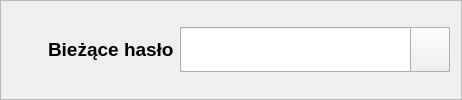
            <widget class="QFrame" name="biezace_haslo">
             <property name="minimumSize">
              <size>
               <width>0</width>
               <height>100</height>
              </size>
             </property>
             <property name="maximumSize">
              <size>
               <width>16777215</width>
               <height>100</height>
              </size>
             </property>
             <property name="frameShape">
              <enum>QFrame::StyledPanel</enum>
             </property>
             <property name="frameShadow">
              <enum>QFrame::Raised</enum>
             </property>
             <layout class="QHBoxLayout" name="horizontalLayout_14">
              <item>
               <widget class="QLabel" name="lb_ikona_biezace_haslo">
                <property name="minimumSize">
                 <size>
                  <width>30</width>
                  <height>30</height>
                 </size>
                </property>
                <property name="maximumSize">
                 <size>
                  <width>30</width>
                  <height>30</height>
                 </size>
                </property>
                <property name="font">
                 <font>
                  <pointsize>8</pointsize>
                 </font>
                </property>
                <property name="text">
                 <string/>
                </property>
                <property name="pixmap">
                 <pixmap>../icons/icons_blue/unlock.svg</pixmap>
                </property>
                <property name="scaledContents">
                 <bool>true</bool>
                </property>
               </widget>
              </item>
              <item>
               <widget class="QLabel" name="lb_biezace_haslo">
                <property name="minimumSize">
                 <size>
                  <width>0</width>
                  <height>45</height>
                 </size>
                </property>
                <property name="maximumSize">
                 <size>
                  <width>16777215</width>
                  <height>45</height>
                 </size>
                </property>
                <property name="font">
                 <font>
                  <pointsize>14</pointsize>
                  <weight>75</weight>
                  <bold>true</bold>
                 </font>
                </property>
                <property name="text">
                 <string>Bieżące hasło</string>
                </property>
               </widget>
              </item>
              <item>
               <widget class="QFrame" name="lineedit_biezace_haslo">
                <property name="minimumSize">
                 <size>
                  <width>270</width>
                  <height>45</height>
                 </size>
                </property>
                <property name="maximumSize">
                 <size>
                  <width>270</width>
                  <height>45</height>
                 </size>
                </property>
                <property name="frameShape">
                 <enum>QFrame::StyledPanel</enum>
                </property>
                <property name="frameShadow">
                 <enum>QFrame::Raised</enum>
                </property>
                <widget class="QLineEdit" name="le_biezace_haslo">
                 <property name="geometry">
                  <rect>
                   <x>0</x>
                   <y>0</y>
                   <width>269</width>
                   <height>45</height>
                  </rect>
                 </property>
                 <property name="minimumSize">
                  <size>
                   <width>0</width>
                   <height>45</height>
                  </size>
                 </property>
                 <property name="maximumSize">
                  <size>
                   <width>300</width>
                   <height>45</height>
                  </size>
                 </property>
                 <property name="font">
                  <font>
                   <pointsize>11</pointsize>
                  </font>
                 </property>
                 <property name="toolTip">
                  <string/>
                 </property>
                 <property name="alignment">
                  <set>Qt::AlignLeading|Qt::AlignLeft|Qt::AlignVCenter</set>
                 </property>
                 <property name="readOnly">
                  <bool>false</bool>
                 </property>
                 <property name="placeholderText">
                  <string/>
                 </property>
                </widget>
                <widget class="QPushButton" name="btn_biezace_haslo_pokaz">
                 <property name="geometry">
                  <rect>
                   <x>230</x>
                   <y>0</y>
                   <width>40</width>
                   <height>45</height>
                  </rect>
                 </property>
                 <property name="minimumSize">
                  <size>
                   <width>40</width>
                   <height>45</height>
                  </size>
                 </property>
                 <property name="maximumSize">
                  <size>
                   <width>40</width>
                   <height>45</height>
                  </size>
                 </property>
                 <property name="text">
                  <string/>
                 </property>
                 <property name="icon">
                  <iconset>
                   <normaloff>../icons/icons_blue/eye-off.svg</normaloff>
                   <normalon>../icons/icons_blue/eye.svg</normalon>../icons/icons_blue/eye-off.svg</iconset>
                 </property>
                 <property name="iconSize">
                  <size>
                   <width>25</width>
                   <height>25</height>
                  </size>
                 </property>
                 <property name="checkable">
                  <bool>true</bool>
                 </property>
                </widget>
               </widget>
              </item>
             </layout>
            </widget>
